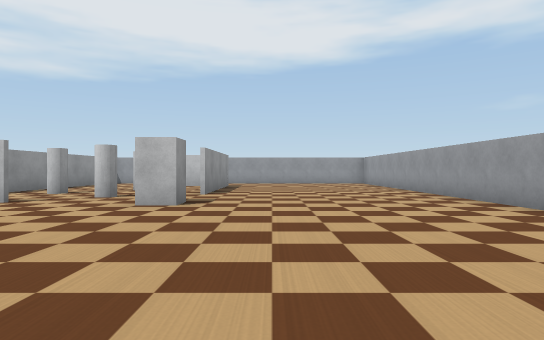
view 1 (above)

14 first-person views from a walk through a world built for the Webots simulator. The camera is 0.26 m above the floor, looks level and sees 75° across. The floor is counted in squares, 0.5 m on a side. Each view is taken from the middle of a square. On the plan, view 1 faces up. The plan holds only what a view shows up to about 9 squares ahead; the rest is blank. The robots in the file are not drawn. Simple shapes and patterns stand in for the simulator's stock objects.

view 2
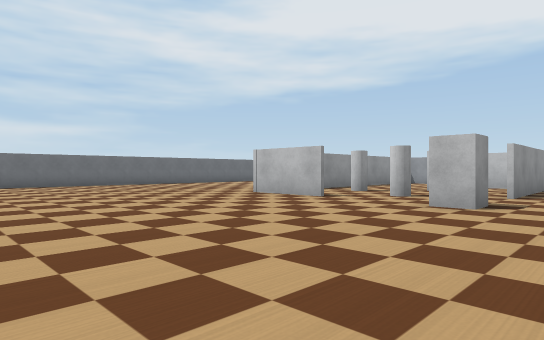

view 3
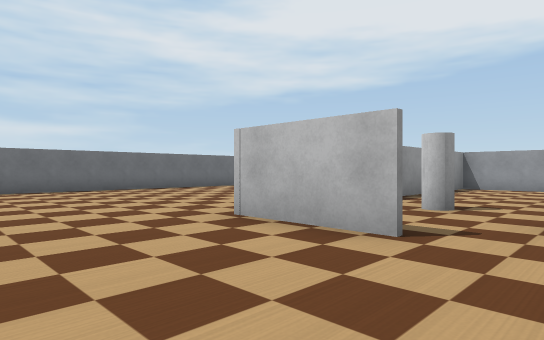

view 4
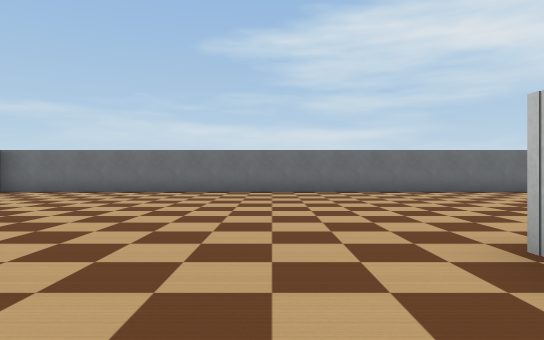

view 5
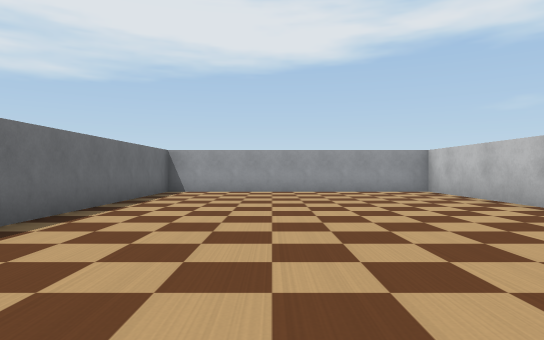

view 6
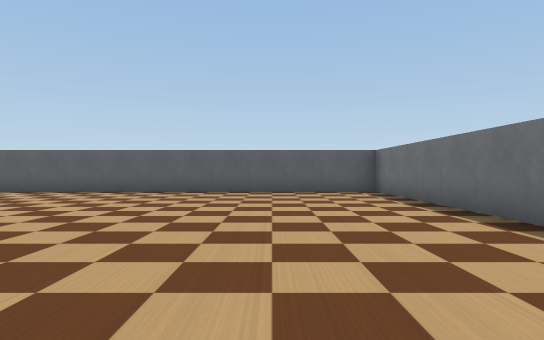

view 7
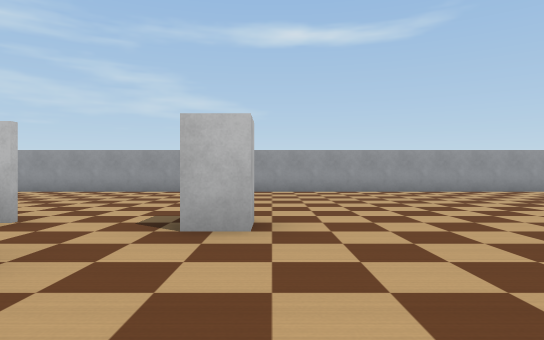

view 8
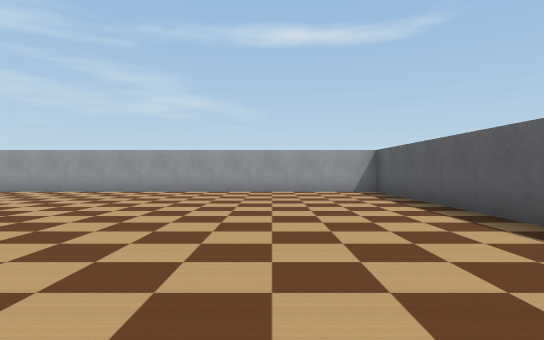

view 9
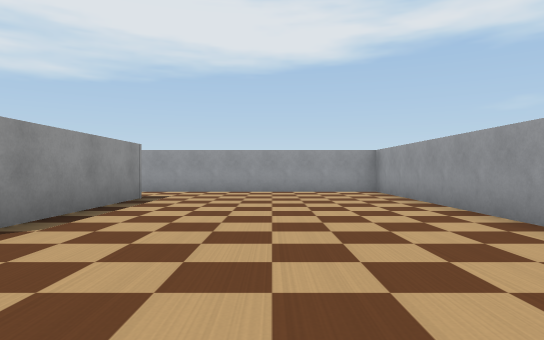

view 10
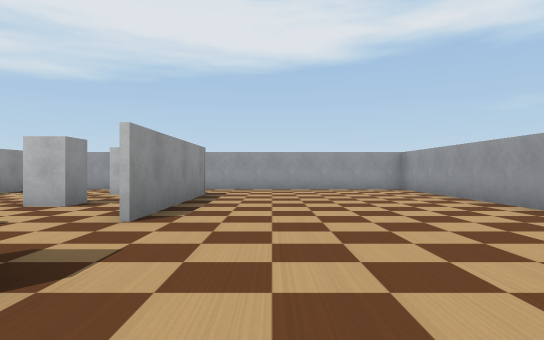

view 11
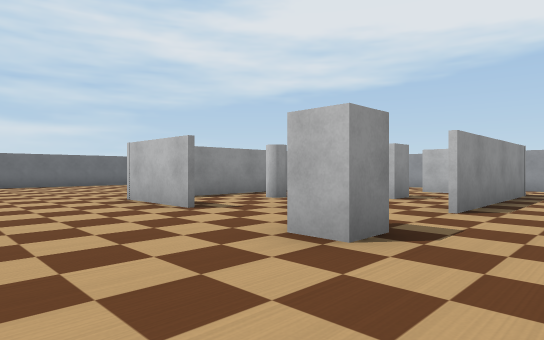

view 12
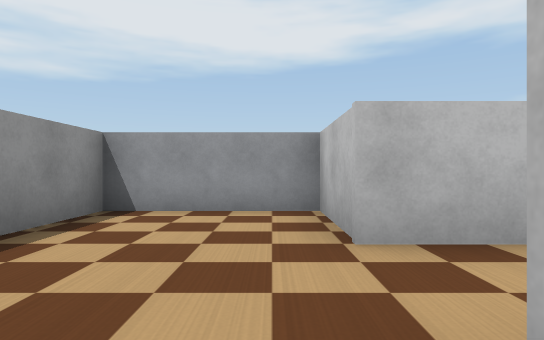

view 13
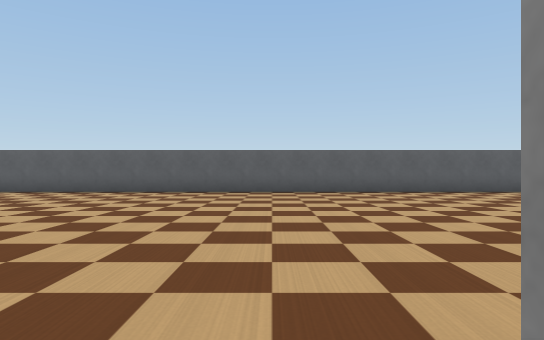

view 14
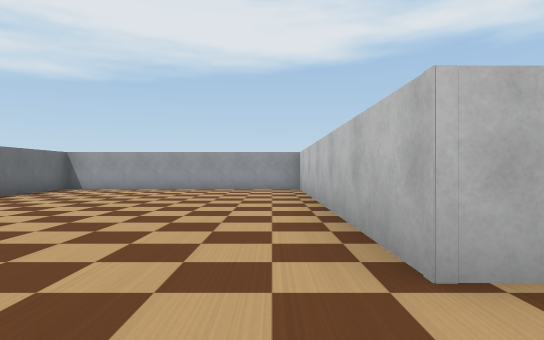

### Floor plan
Points are (right, up) in squares from view 1. A wall is a line through its corners. A room is listed if a view was taken in it or the views show most of it. See-through windows are left out.
Room 1 (views 1, 2, 3, 4, 5, 6, 7, 8, 9, 10, 11, 12, 13, 14)
walls: (-4.2, 5.6) (-6.2, 5.6) (-6.2, 13.5); (-1.4, 11.5) (-3.4, 11.5) (-3.4, 13.5) (-12.5, 13.5) (-12.5, -2.5) (3.5, -2.5) (3.5, 13.5) (-2.1, 13.5); (-1.4, 11.6) (-1.4, 7.5); (-6.1, 13.5) (-6.1, 5.5)
objects: white cylinder (-5, 8); white cylinder (-3, 7); white box (-3, 9); white box (-2, 5) to (-2, 6)

Positions as (right, up) in squares from view 1, and headings:
1: (0, 0), facing up
2: (0, 0), facing up-left
3: (-3, 3), facing up-left
4: (-4, 4), facing left
5: (-10, 5), facing up
6: (-10, 6), facing down
7: (-5, 5), facing right
8: (-5, 0), facing right
9: (1, 5), facing up
10: (0, 4), facing up
11: (0, 3), facing up-left
12: (-4, 9), facing up
13: (-4, 6), facing down
14: (-7, 4), facing up
